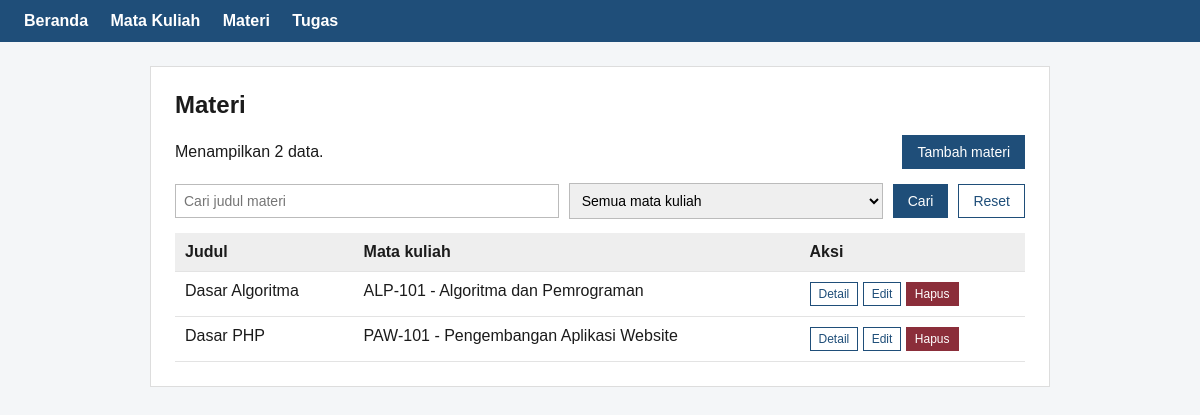
The app's page /materi.php with its own data.
### tables this page shows
CREATE TABLE materi (
  id INT UNSIGNED AUTO_INCREMENT PRIMARY KEY,
  mata_kuliah_id INT UNSIGNED NOT NULL,
  judul VARCHAR(150) NOT NULL,
  isi TEXT NOT NULL,
  tautan VARCHAR(255) NOT NULL,
  FOREIGN KEY (mata_kuliah_id) REFERENCES mata_kuliah(id) ON DELETE RESTRICT
);

CREATE TABLE mata_kuliah (
  id INT UNSIGNED AUTO_INCREMENT PRIMARY KEY,
  kode VARCHAR(20) NOT NULL UNIQUE,
  nama VARCHAR(100) NOT NULL,
  dosen VARCHAR(100) NOT NULL,
  semester TINYINT UNSIGNED NOT NULL
);

### helpers.php (called while the page is built, shortened)
<?php
function e($s) { return htmlspecialchars((string)$s, ENT_QUOTES, 'UTF-8'); }
function get_str(string $k): string { return isset($_GET[$k]) && is_string($_GET[$k]) ? trim($_GET[$k]) : ''; }
    ?>

### materi.php (the view, shortened to what this page needs)
<?php
require 'helpers.php'; require 'koneksi.php';
$q  = get_str('q');
$sql = 'SELECT t.id, t.judul, m.kode, m.nama FROM materi t JOIN mata_kuliah m ON m.id = t.mata_kuliah_id WHERE 1=1';
$sql .= ' ORDER BY t.judul';
$s = $conn->prepare($sql);
$s->execute();
$hasil = $s->get_result();
include 'header.php';
?>
<div class="top">
    <span>Menampilkan <?= (int)$hasil->num_rows ?> data.</span>
    <a class="btn btn-primary" href="materi_form.php">Tambah materi</a>
</div>
<form method="get" class="row">
    <input type="text" name="q" value="<?= e($q) ?>" placeholder="Cari judul materi">
    <select name="mk">
        <option value="">Semua mata kuliah</option>
    </select>
    <button class="btn btn-primary" type="submit">Cari</button>
    <a class="btn btn-outline" href="materi.php">Reset</a>
</form>
<?php if ($hasil->num_rows === 0): ?>
    <div class="empty">Data tidak ditemukan.</div>
<?php else: ?>
<table>
    <tr><th>Judul</th><th>Mata kuliah</th><th>Aksi</th></tr>
    <?php while ($r = $hasil->fetch_assoc()): ?>
    <tr>
        <td><?= e($r['judul']) ?></td>
        <td><?= e($r['kode']) ?> - <?= e($r['nama']) ?></td>
        <td>
            <a class="btn btn-sm" href="materi_detail.php?id=<?= (int)$r['id'] ?>">Detail</a>
            <a class="btn btn-sm" href="materi_form.php?id=<?= (int)$r['id'] ?>">Edit</a>
            <a class="btn btn-sm btn-danger" href="materi_hapus.php?id=<?= (int)$r['id'] ?>">Hapus</a>
        </td>
    </tr>
    <?php endwhile; ?>
</table>
<?php endif; ?>
<?php include 'footer.php'; ?>

### style.css (style rules this page uses)
* { box-sizing:border-box }
body { font-family:Arial,Helvetica,sans-serif;background:#f4f6f8;color:#1b1b1b;margin:0 }
table { width:100%;border-collapse:collapse;margin-top:14px }
th,td { text-align:left;padding:10px;border-bottom:1px solid #e3e3e3;vertical-align:top }
th { background:#eee }
input[type=text],input[type=number],input[type=date],select,textarea { width:100%;padding:8px;border:1px solid #bbb;font-size:14px }
.btn { display:inline-block;padding:8px 14px;border:1px solid #1f4e79;background:#fff;color:#1f4e79;text-decoration:none;font-size:14px;cursor:pointer }
.btn-primary { background:#1f4e79;color:#fff }
.btn-danger { background:#8b2e3a;border-color:#8b2e3a;color:#fff }
.btn-sm { padding:4px 8px;font-size:12px }
.row { display:flex;gap:10px;align-items:center;flex-wrap:wrap;margin:14px 0 }
.row input[type=text] { flex:1;min-width:160px }
.row select { width:auto;min-width:200px }
.top { display:flex;justify-content:space-between;align-items:center;flex-wrap:wrap }

### records on screen
materi: judul "Dasar Algoritma", mata_kuliah.kode "ALP-101", mata_kuliah.nama "Algoritma dan Pemrograman"
materi: judul "Dasar PHP", mata_kuliah.kode "PAW-101", mata_kuliah.nama "Pengembangan Aplikasi Website"

### other values on screen
$judul "Materi"
$hasil->num_rows "2"
